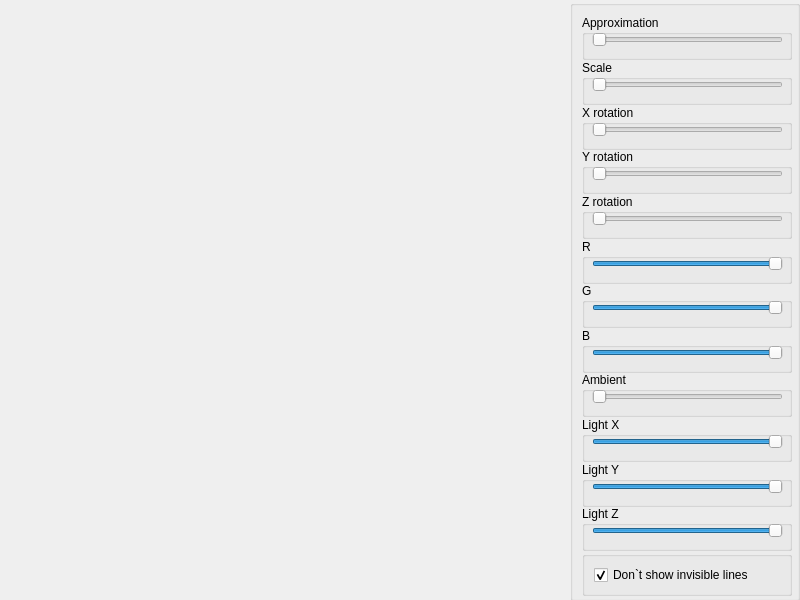
<?xml version="1.0" encoding="UTF-8"?>
<ui version="4.0">
 <class>Widget</class>
 <widget class="QWidget" name="Widget">
  <property name="geometry">
   <rect>
    <x>0</x>
    <y>0</y>
    <width>800</width>
    <height>600</height>
   </rect>
  </property>
  <property name="windowTitle">
   <string>Widget</string>
  </property>
  <widget class="QGroupBox" name="groupBox_0">
   <property name="geometry">
    <rect>
     <x>570</x>
     <y>0</y>
     <width>230</width>
     <height>601</height>
    </rect>
   </property>
   <property name="autoFillBackground">
    <bool>true</bool>
   </property>
   <property name="title">
    <string/>
   </property>
   <property name="checkable">
    <bool>false</bool>
   </property>
   <layout class="QVBoxLayout" name="verticalLayout">
    <item>
     <widget class="QGroupBox" name="groupBox_1">
      <property name="sizePolicy">
       <sizepolicy hsizetype="Fixed" vsizetype="Fixed">
        <horstretch>0</horstretch>
        <verstretch>0</verstretch>
       </sizepolicy>
      </property>
      <property name="minimumSize">
       <size>
        <width>210</width>
        <height>45</height>
       </size>
      </property>
      <property name="maximumSize">
       <size>
        <width>210</width>
        <height>45</height>
       </size>
      </property>
      <property name="title">
       <string>Approximation</string>
      </property>
      <widget class="QSlider" name="horizontalSlider_1">
       <property name="geometry">
        <rect>
         <x>10</x>
         <y>15</y>
         <width>191</width>
         <height>20</height>
        </rect>
       </property>
       <property name="minimum">
        <number>3</number>
       </property>
       <property name="maximum">
        <number>50</number>
       </property>
       <property name="orientation">
        <enum>Qt::Horizontal</enum>
       </property>
      </widget>
     </widget>
    </item>
    <item>
     <widget class="QGroupBox" name="groupBox_2">
      <property name="sizePolicy">
       <sizepolicy hsizetype="Fixed" vsizetype="Fixed">
        <horstretch>0</horstretch>
        <verstretch>0</verstretch>
       </sizepolicy>
      </property>
      <property name="minimumSize">
       <size>
        <width>210</width>
        <height>45</height>
       </size>
      </property>
      <property name="maximumSize">
       <size>
        <width>210</width>
        <height>45</height>
       </size>
      </property>
      <property name="title">
       <string>Scale</string>
      </property>
      <widget class="QSlider" name="horizontalSlider_2">
       <property name="geometry">
        <rect>
         <x>10</x>
         <y>15</y>
         <width>191</width>
         <height>20</height>
        </rect>
       </property>
       <property name="minimum">
        <number>1</number>
       </property>
       <property name="maximum">
        <number>1000</number>
       </property>
       <property name="orientation">
        <enum>Qt::Horizontal</enum>
       </property>
      </widget>
     </widget>
    </item>
    <item>
     <widget class="QGroupBox" name="groupBox_3">
      <property name="sizePolicy">
       <sizepolicy hsizetype="Fixed" vsizetype="Fixed">
        <horstretch>0</horstretch>
        <verstretch>0</verstretch>
       </sizepolicy>
      </property>
      <property name="minimumSize">
       <size>
        <width>210</width>
        <height>45</height>
       </size>
      </property>
      <property name="maximumSize">
       <size>
        <width>210</width>
        <height>45</height>
       </size>
      </property>
      <property name="title">
       <string>X rotation</string>
      </property>
      <widget class="QSlider" name="horizontalSlider_3">
       <property name="geometry">
        <rect>
         <x>10</x>
         <y>15</y>
         <width>191</width>
         <height>20</height>
        </rect>
       </property>
       <property name="maximum">
        <number>360</number>
       </property>
       <property name="orientation">
        <enum>Qt::Horizontal</enum>
       </property>
      </widget>
     </widget>
    </item>
    <item>
     <widget class="QGroupBox" name="groupBox_4">
      <property name="sizePolicy">
       <sizepolicy hsizetype="Fixed" vsizetype="Fixed">
        <horstretch>0</horstretch>
        <verstretch>0</verstretch>
       </sizepolicy>
      </property>
      <property name="minimumSize">
       <size>
        <width>210</width>
        <height>45</height>
       </size>
      </property>
      <property name="maximumSize">
       <size>
        <width>210</width>
        <height>45</height>
       </size>
      </property>
      <property name="title">
       <string>Y rotation</string>
      </property>
      <widget class="QSlider" name="horizontalSlider_4">
       <property name="geometry">
        <rect>
         <x>10</x>
         <y>15</y>
         <width>191</width>
         <height>20</height>
        </rect>
       </property>
       <property name="maximum">
        <number>360</number>
       </property>
       <property name="orientation">
        <enum>Qt::Horizontal</enum>
       </property>
      </widget>
     </widget>
    </item>
    <item>
     <widget class="QGroupBox" name="groupBox_5">
      <property name="sizePolicy">
       <sizepolicy hsizetype="Fixed" vsizetype="Fixed">
        <horstretch>0</horstretch>
        <verstretch>0</verstretch>
       </sizepolicy>
      </property>
      <property name="minimumSize">
       <size>
        <width>210</width>
        <height>45</height>
       </size>
      </property>
      <property name="maximumSize">
       <size>
        <width>210</width>
        <height>45</height>
       </size>
      </property>
      <property name="title">
       <string>Z rotation</string>
      </property>
      <widget class="QSlider" name="horizontalSlider_5">
       <property name="geometry">
        <rect>
         <x>10</x>
         <y>15</y>
         <width>191</width>
         <height>20</height>
        </rect>
       </property>
       <property name="maximum">
        <number>360</number>
       </property>
       <property name="orientation">
        <enum>Qt::Horizontal</enum>
       </property>
      </widget>
     </widget>
    </item>
    <item>
     <widget class="QGroupBox" name="groupBox_7">
      <property name="sizePolicy">
       <sizepolicy hsizetype="Fixed" vsizetype="Fixed">
        <horstretch>0</horstretch>
        <verstretch>0</verstretch>
       </sizepolicy>
      </property>
      <property name="minimumSize">
       <size>
        <width>210</width>
        <height>45</height>
       </size>
      </property>
      <property name="maximumSize">
       <size>
        <width>210</width>
        <height>45</height>
       </size>
      </property>
      <property name="title">
       <string>R</string>
      </property>
      <widget class="QSlider" name="horizontalSlider_6">
       <property name="geometry">
        <rect>
         <x>10</x>
         <y>15</y>
         <width>191</width>
         <height>20</height>
        </rect>
       </property>
       <property name="maximum">
        <number>255</number>
       </property>
       <property name="value">
        <number>255</number>
       </property>
       <property name="orientation">
        <enum>Qt::Horizontal</enum>
       </property>
      </widget>
     </widget>
    </item>
    <item>
     <widget class="QGroupBox" name="groupBox_8">
      <property name="sizePolicy">
       <sizepolicy hsizetype="Fixed" vsizetype="Fixed">
        <horstretch>0</horstretch>
        <verstretch>0</verstretch>
       </sizepolicy>
      </property>
      <property name="minimumSize">
       <size>
        <width>210</width>
        <height>45</height>
       </size>
      </property>
      <property name="maximumSize">
       <size>
        <width>210</width>
        <height>45</height>
       </size>
      </property>
      <property name="title">
       <string>G</string>
      </property>
      <widget class="QSlider" name="horizontalSlider_7">
       <property name="geometry">
        <rect>
         <x>10</x>
         <y>15</y>
         <width>191</width>
         <height>20</height>
        </rect>
       </property>
       <property name="maximum">
        <number>255</number>
       </property>
       <property name="value">
        <number>255</number>
       </property>
       <property name="orientation">
        <enum>Qt::Horizontal</enum>
       </property>
      </widget>
     </widget>
    </item>
    <item>
     <widget class="QGroupBox" name="groupBox_9">
      <property name="sizePolicy">
       <sizepolicy hsizetype="Fixed" vsizetype="Fixed">
        <horstretch>0</horstretch>
        <verstretch>0</verstretch>
       </sizepolicy>
      </property>
      <property name="minimumSize">
       <size>
        <width>210</width>
        <height>45</height>
       </size>
      </property>
      <property name="maximumSize">
       <size>
        <width>210</width>
        <height>45</height>
       </size>
      </property>
      <property name="title">
       <string>B</string>
      </property>
      <widget class="QSlider" name="horizontalSlider_8">
       <property name="geometry">
        <rect>
         <x>10</x>
         <y>15</y>
         <width>191</width>
         <height>20</height>
        </rect>
       </property>
       <property name="maximum">
        <number>255</number>
       </property>
       <property name="value">
        <number>255</number>
       </property>
       <property name="orientation">
        <enum>Qt::Horizontal</enum>
       </property>
      </widget>
     </widget>
    </item>
    <item>
     <widget class="QGroupBox" name="groupBox_10">
      <property name="sizePolicy">
       <sizepolicy hsizetype="Fixed" vsizetype="Fixed">
        <horstretch>0</horstretch>
        <verstretch>0</verstretch>
       </sizepolicy>
      </property>
      <property name="minimumSize">
       <size>
        <width>210</width>
        <height>45</height>
       </size>
      </property>
      <property name="maximumSize">
       <size>
        <width>210</width>
        <height>45</height>
       </size>
      </property>
      <property name="title">
       <string>Ambient</string>
      </property>
      <widget class="QSlider" name="horizontalSlider_9">
       <property name="geometry">
        <rect>
         <x>10</x>
         <y>15</y>
         <width>191</width>
         <height>20</height>
        </rect>
       </property>
       <property name="maximum">
        <number>255</number>
       </property>
       <property name="orientation">
        <enum>Qt::Horizontal</enum>
       </property>
      </widget>
     </widget>
    </item>
    <item>
     <widget class="QGroupBox" name="groupBox_11">
      <property name="sizePolicy">
       <sizepolicy hsizetype="Fixed" vsizetype="Fixed">
        <horstretch>0</horstretch>
        <verstretch>0</verstretch>
       </sizepolicy>
      </property>
      <property name="minimumSize">
       <size>
        <width>210</width>
        <height>45</height>
       </size>
      </property>
      <property name="maximumSize">
       <size>
        <width>210</width>
        <height>45</height>
       </size>
      </property>
      <property name="title">
       <string>Light X</string>
      </property>
      <widget class="QSlider" name="horizontalSlider_10">
       <property name="geometry">
        <rect>
         <x>10</x>
         <y>15</y>
         <width>191</width>
         <height>20</height>
        </rect>
       </property>
       <property name="minimum">
        <number>-5</number>
       </property>
       <property name="maximum">
        <number>5</number>
       </property>
       <property name="value">
        <number>5</number>
       </property>
       <property name="orientation">
        <enum>Qt::Horizontal</enum>
       </property>
      </widget>
     </widget>
    </item>
    <item>
     <widget class="QGroupBox" name="groupBox_12">
      <property name="sizePolicy">
       <sizepolicy hsizetype="Fixed" vsizetype="Fixed">
        <horstretch>0</horstretch>
        <verstretch>0</verstretch>
       </sizepolicy>
      </property>
      <property name="minimumSize">
       <size>
        <width>210</width>
        <height>45</height>
       </size>
      </property>
      <property name="maximumSize">
       <size>
        <width>210</width>
        <height>45</height>
       </size>
      </property>
      <property name="title">
       <string>Light Y</string>
      </property>
      <widget class="QSlider" name="horizontalSlider_11">
       <property name="geometry">
        <rect>
         <x>10</x>
         <y>15</y>
         <width>191</width>
         <height>20</height>
        </rect>
       </property>
       <property name="minimum">
        <number>-5</number>
       </property>
       <property name="maximum">
        <number>5</number>
       </property>
       <property name="value">
        <number>5</number>
       </property>
       <property name="orientation">
        <enum>Qt::Horizontal</enum>
       </property>
      </widget>
     </widget>
    </item>
    <item>
     <widget class="QGroupBox" name="groupBox_13">
      <property name="sizePolicy">
       <sizepolicy hsizetype="Fixed" vsizetype="Fixed">
        <horstretch>0</horstretch>
        <verstretch>0</verstretch>
       </sizepolicy>
      </property>
      <property name="minimumSize">
       <size>
        <width>210</width>
        <height>45</height>
       </size>
      </property>
      <property name="maximumSize">
       <size>
        <width>210</width>
        <height>45</height>
       </size>
      </property>
      <property name="title">
       <string>Light Z</string>
      </property>
      <widget class="QSlider" name="horizontalSlider_12">
       <property name="geometry">
        <rect>
         <x>10</x>
         <y>15</y>
         <width>191</width>
         <height>20</height>
        </rect>
       </property>
       <property name="minimum">
        <number>-5</number>
       </property>
       <property name="maximum">
        <number>5</number>
       </property>
       <property name="value">
        <number>5</number>
       </property>
       <property name="orientation">
        <enum>Qt::Horizontal</enum>
       </property>
      </widget>
     </widget>
    </item>
    <item>
     <widget class="QGroupBox" name="groupBox_6">
      <property name="sizePolicy">
       <sizepolicy hsizetype="Fixed" vsizetype="Fixed">
        <horstretch>0</horstretch>
        <verstretch>0</verstretch>
       </sizepolicy>
      </property>
      <property name="minimumSize">
       <size>
        <width>210</width>
        <height>45</height>
       </size>
      </property>
      <property name="maximumSize">
       <size>
        <width>210</width>
        <height>45</height>
       </size>
      </property>
      <property name="title">
       <string/>
      </property>
      <layout class="QHBoxLayout" name="horizontalLayout">
       <item>
        <widget class="QCheckBox" name="checkBox">
         <property name="text">
          <string>Don`t show invisible lines</string>
         </property>
         <property name="checked">
          <bool>true</bool>
         </property>
        </widget>
       </item>
      </layout>
     </widget>
    </item>
   </layout>
  </widget>
 </widget>
 <resources/>
 <connections/>
</ui>
